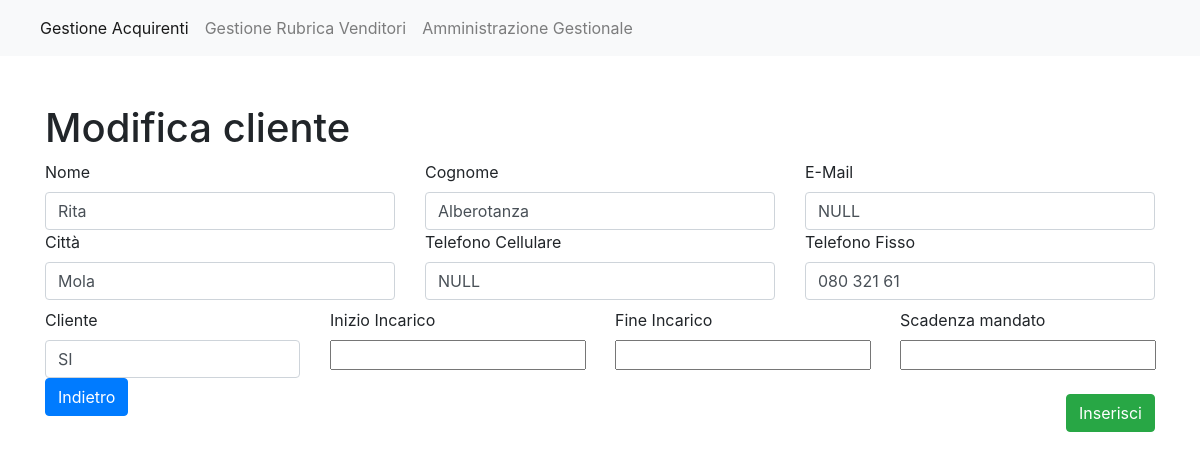
Page /rubrica/modifica_cliente/6 on the committed database.
### core/models.py (models this page shows, shortened)
class Cliente(models.Model):
    nome = models.CharField(max_length=100)
    cognome = models.CharField(max_length=100)
    email = models.EmailField(null=True)
    citta = models.CharField(max_length=200)
    telefono_fisso = models.CharField(max_length=10)
    telefono_cellulare = models.CharField(max_length=10)
    cliente = models.CharField(max_length=100)
    scadenza = models.DateField(null=True)
    inizio_incarico = models.DateField(null=True)
    fine_incarico = models.DateField(null=True)

### core/views.py (the view, shortened to what this page needs)
# urls.py: path('rubrica/modifica_cliente/<int:pk>', views.modifica_cliente, name="modifica_cliente"),
def modifica_cliente ( request , pk ):
    cliente = get_object_or_404( Cliente , pk = pk)
    if request.method == 'GET':
        form = FormCliente ( instance = cliente )
        return render ( request , 'form_cliente.html' , { 'form' : form } )

### templates/form_cliente.html (shortened to what this page needs)
{%  extends 'index.html' %}
{% block content %}
    <div class="container mt-5">
    {% if form.nome.value and form.cognome.value is not None %}
            <h1>Modifica cliente</h1>
        {% else %}
        <h1>Aggiungi nuovo cliente</h1>
        {% endif %}
        <form method="POST">
                    <div class="row">
                        <div class="col-4">
                            <label for="nome">Nome</label>
                            {{ form.nome }}
                        </div>
                        <div class="col-4">
                            <label for="cognome">Cognome</label>
                            {{ form.cognome }}
                        </div>
                        <div class="col-4">
                            <label for="email">E-Mail</label>
                            {{ form.email }}
                        </div>
                    </div>
                    <div class="row">
                        <div class="col-4">
                            <label for="nome">Città</label>
                            {{ form.citta }}
                        </div>
                        <div class="col-4">
                            <label for="cognome">Telefono Cellulare</label>
                            {{ form.telefono_cellulare }}
                        </div>
                        <div class="col-4">
                            <label for="email">Telefono Fisso</label>
                            {{ form.telefono_fisso }}
                        </div>
                    </div>
                 <div class="row mt-2">
                        <div class="col-3">
                            <label for="nome">Cliente</label>
                            {{ form.cliente }}
                        </div>
                        <div class="col-3">
                            <label for="inizio_incarico">Inizio Incarico</label>
                            <br>
                            {{ form.inizio_incarico }}
                        </div>
                        <div class="col-3">
                            <label for="fine_incarico">Fine Incarico</label>
                            <br>
                            {{ form.fine_incarico }}
                        </div>
                         <div class="col-3">
                            <label for="scadenza">Scadenza mandato</label>
                            <br>
                            {{ form.scadenza }}
                        </div>
                    </div>
                    <button class="btn btn-success mt-3" type="submit" style="float: right">Inserisci</button>
                </form>
    <a href="{% url 'gestione_rubrica' %}"><button class="btn btn-primary">Indietro</button></a>
            </div>
        </div>
{% endblock %}

### rows in the picture
Cliente: nome "Rita", cognome "Alberotanza", email "NULL", citta "Mola", telefono_cellulare "NULL", telefono_fisso "080 321 61", cliente "SI"
